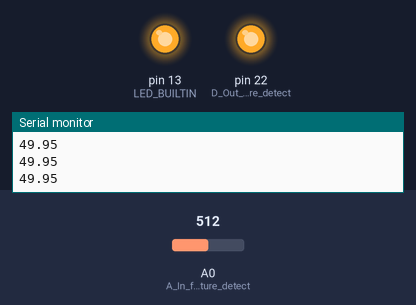
The sketch below on a simulated Arduino Mega 2560, built with avr-gcc and run on an emulated ATmega2560. On the bench: output pins drawn as LEDs (lit = HIGH), the last lines printed to the serial monitor. The test bench sets the inputs (shaded band); at power-on: A0 (A_In_for_moisture_detect) = 512.

Above: at 1.3 s.
1.4 s: A0 (A_In_for_moisture_detect) set to 598
2.9 s: A0 (A_In_for_moisture_detect) set to 624
At 3.6 s:
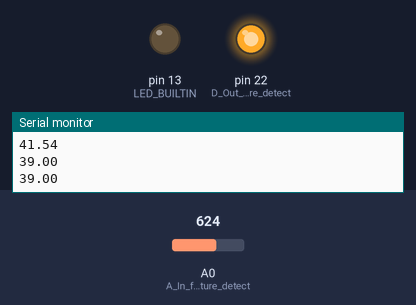
4.5 s: A0 (A_In_for_moisture_detect) set to 511
At 4.8 s:
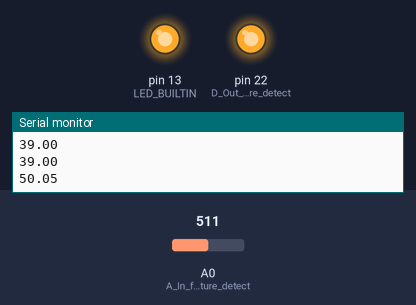
6.0 s: A0 (A_In_for_moisture_detect) set to 716
At 7.2 s:
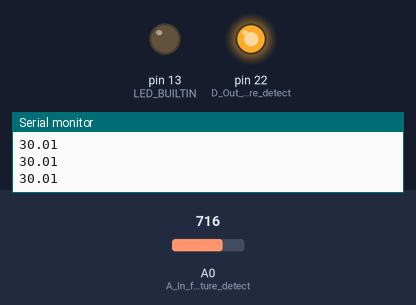
Timing chart, 0 to 8.5 s (numbered marks = the images above; inputs shaded):
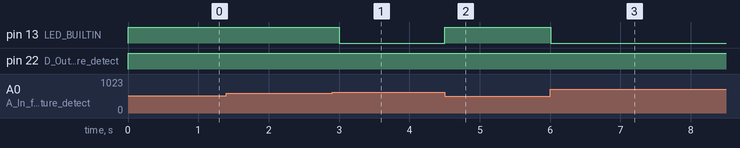

The sketch:

main.ino
```cpp
void setup() {
  Serial.begin(9600);//Begin serial via COMM

  //Digital Pins
  pinMode(22, OUTPUT);//D Out for moisture detect const power
  pinMode(LED_BUILTIN, OUTPUT);

  //Analog Pins
  pinMode(A0, INPUT);//A In for moisture detect
}

void loop() {
  // Serial.println("Loop Iter");
  digitalWrite(22, HIGH);//out max signal

  double state = getSoilMoisture(A0, 'P');//read moisture

  if(state < 40){
    digitalWrite(LED_BUILTIN, LOW);
  }else{
    digitalWrite(LED_BUILTIN, HIGH);
  }

  Serial.println(state);
  delay(500);
}


//params: uint8_t pinToRead, formatOfOutput (RAW, Percentage)
//returns RAW: 0 (wet) - 1023 (dry) , Percentage: 0.00 (dry) - 100.00 (wet)| no error returnable ENSURE PIN IN USE
double getSoilMoisture(uint8_t readPin, char outputFormat){

  //Add regexcheck for valid pin argument

  if(outputFormat == 'R'){
    return (double)analogRead(readPin);//read moisture in raw analog form
  }else if(outputFormat == 'P'){
    return ((1023.0 - (double)analogRead(readPin)) / 1023.0) * 100.0;//read moisture in raw analog, invert read numeral, convert to percentage
  }else{
    return -1.0;//unexpected input
  }

  return -1.0;//other error
}

//args: pinToRead,
//returns -1, function stubbed for later impl
double getHumidity(uint8_t readPin){
  return -1;
}

//args: N/A
//returns -1, function stubbed for later impl
//proposed impl: for plant, get seconds of sunlight since midnight (or over course past few days)
//better idea of need for water or need for artificial lighting
double getTotalSunlight(){
  return -1;
}
```

Measured:
- the behaviour switches between 613 and 614 on A0 (A_In_for_moisture_detect) (found by bisection; images 0 and 1)
- after the input at 2.9 s, pin 13 (LED_BUILTIN): HIGH → LOW after 0.10 s
- after the input at 4.5 s, pin 13 (LED_BUILTIN): LOW → HIGH at once
- after the input at 6.0 s, pin 13 (LED_BUILTIN): HIGH → LOW at once
